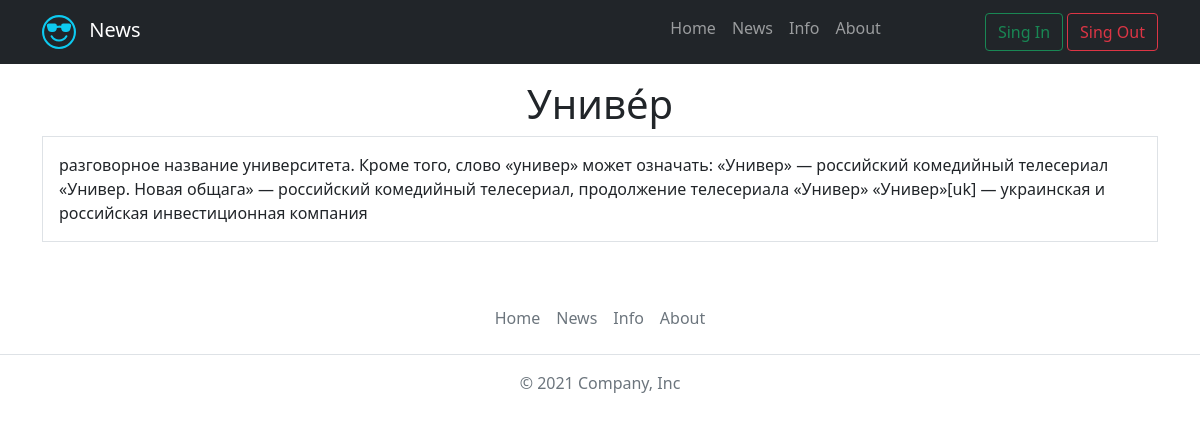
The app's page /news/univer/univer with its own data.
### main/models.py (models this page shows, shortened)
class News(models.Model):
    title = models.CharField(max_length=255, verbose_name='Заголовок')
    content = models.TextField(blank=True, verbose_name='Контент')
    slug = models.SlugField(max_length=255, unique=True, db_index=True, verbose_name='url')
    photo = models.ImageField(upload_to='photo/%Y/%m/%d', verbose_name='Фото')
    time_create = models.DateTimeField(auto_now_add=True, verbose_name='Время создания')
    time_update = models.DateTimeField(auto_now=True, verbose_name='Время обновления')
    is_posted = models.BooleanField(default=False, verbose_name='Опубликовано')
    topic = models.ForeignKey('Topic', on_delete=models.PROTECT, verbose_name='Тема')
    class Meta:
        verbose_name = 'Новость'
        verbose_name_plural = 'Новости'
        ordering = ['-title', 'content']

### main/views.py (the view)
# urls.py: path('news/<slug:topic>/<slug:post>', news_post, name='news_post'),
def news_post(request, topic, post):
    post = News.objects.filter(slug=post, topic_id=Topic.objects.filter(slug=topic)[0].pk)[0]
    return render(request, 'main/post.html', {'title': post.title, 'post': post})

### main/templates/main/post.html
{% extends 'main/base.html' %}
{% block content %}
<div class="container py-3">
    <div class="text-center"><h1>{{ post.title }}</h1></div>
    <div class="border p-3">{{ post.content }}</div>
</div>
{% endblock %}

### records on screen
News: title "Униве́р", content "разговорное название университета. Кроме того, слово «универ» может означать: «Универ» — российский комедийный телесериал «Универ. Новая общага» — российский комедийный телесериал, продолжение телесериала «Универ» «Универ»[uk] — украинская и российская инвестиционная компания"
